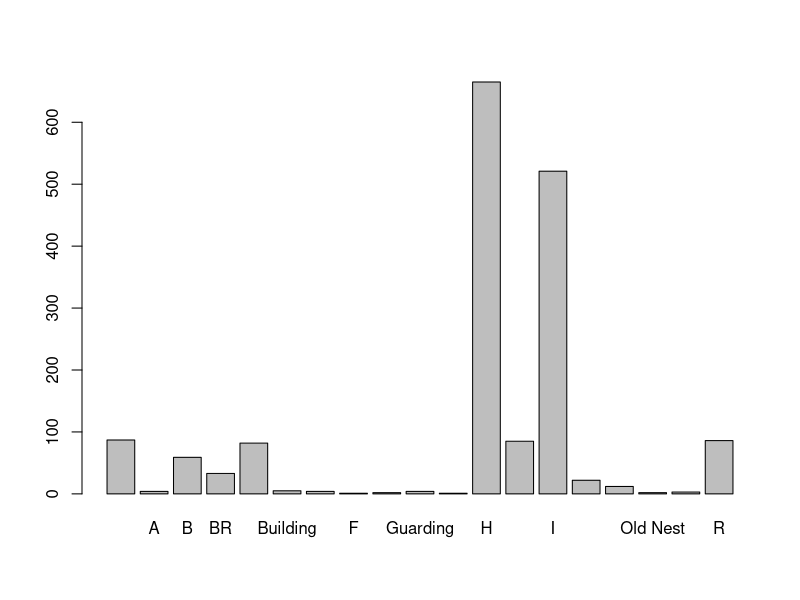
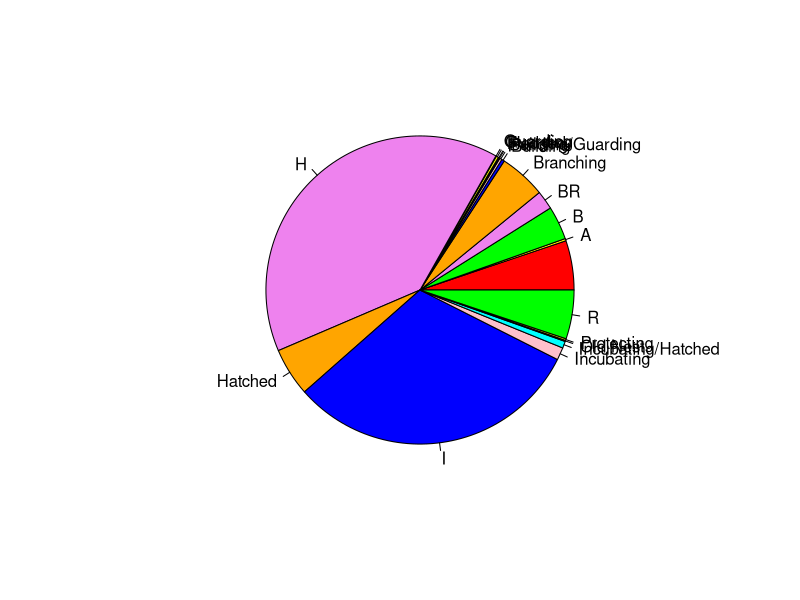

Recreate these plots in R, in order.
## ---- chunk 1
knitr::opts_chunk$set(cache=TRUE)
knitr::opts_knit$set(root.dir = "D:/Old Woman Creek/WorkingDirectory/BaldEagleMonitoring/Indra_RScript")
## ---- chunk 2
library("knitr")
library("tidyverse")
## ---- chunk 3
setwd("D:/Old Woman Creek/WorkingDirectory/BaldEagleMonitoring/Indra_RScript") # setting the working dir
eagle_raw_data <- read.csv("BaldEagle.csv") # reading the csv data
## ---- chunk 4
NestStatus = eagle_raw_data$NestStatus # select NestStatus from raw data
NestStatus.freq = table(NestStatus) # Apply the table function
## ---- chunk 5
kable(NestStatus.freq) # view the distributions
## ---- chunk 6
NestStatus.relfreq = NestStatus.freq / nrow(eagle_raw_data) # calculating the relative freq.
## ---- chunk 7
old = options(digits = 3)
kable(NestStatus.relfreq)
options(old)
## ---- chunk 8
barplot(NestStatus.freq)
## ---- chunk 9
colors = c("red", "yellow", "green", "violet", "orange", "blue", "pink", "cyan")
pie(NestStatus.freq, col=colors)
## ---- chunk 10
H_NestStatus = NestStatus =='H'
## ---- chunk 11
H_eagle_raw_data = eagle_raw_data[H_NestStatus,]
## ---- chunk 12
round(mean(H_eagle_raw_data$Temp), digits = 2)
## ---- chunk 13
summary(H_eagle_raw_data$Temp)
## ---- chunk 14


